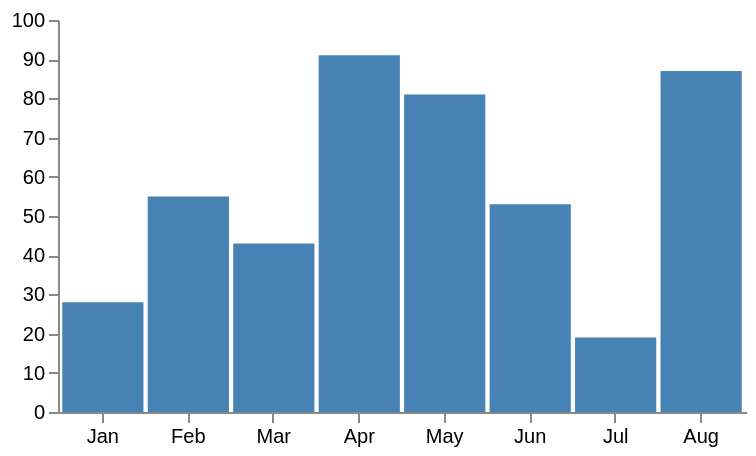

Here is the Vega-Lite specification saved for this chart:
### Vega specification from a JSON file in a GitHub repository (floating-point values rounded to 4 significant figures)
{"$schema": "https://vega.github.io/schema/vega/v6.json", "description": "Minimal bar chart.", "width": 344, "height": 196, "padding": 5, "data": [{"name": "table", "values": [{"category": "Jan", "amount": 28}, {"category": "Feb", "amount": 55}, {"category": "Mar", "amount": 43}, {"category": "Apr", "amount": 91}, {"category": "May", "amount": 81}, {"category": "Jun", "amount": 53}, {"category": "Jul", "amount": 19}, {"category": "Aug", "amount": 87}]}], "scales": [{"name": "xscale", "type": "band", "domain": {"data": "table", "field": "category"}, "range": "width", "padding": 0.05}, {"name": "yscale", "type": "linear", "domain": {"data": "table", "field": "amount"}, "nice": true, "range": "height"}], "axes": [{"orient": "bottom", "scale": "xscale"}, {"orient": "left", "scale": "yscale"}], "marks": [{"type": "rect", "from": {"data": "table"}, "encode": {"enter": {"x": {"scale": "xscale", "field": "category"}, "width": {"scale": "xscale", "band": 1}, "y": {"scale": "yscale", "field": "amount"}, "y2": {"scale": "yscale", "value": 0}, "fill": {"value": "steelblue"}}}}]}
